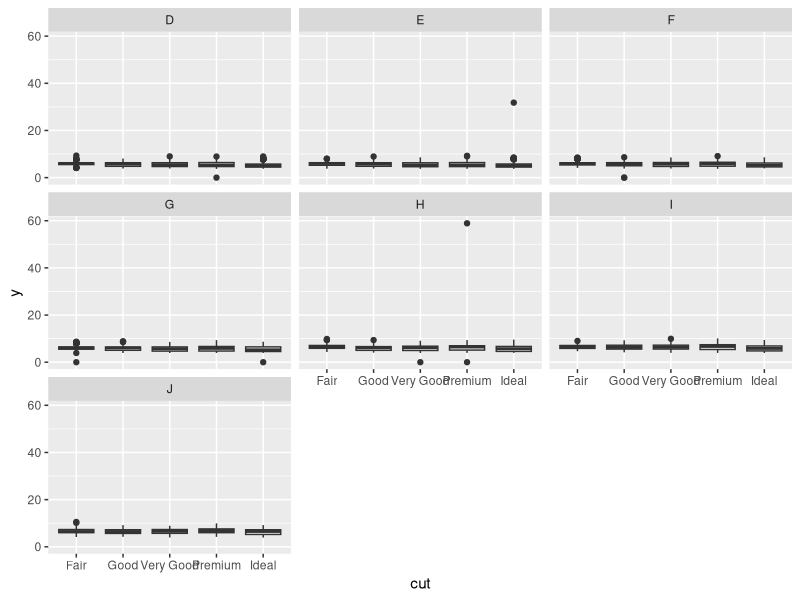

R code for this plot:
#24-0725 thu 08:15

#
library(dplyr)
library(ggplot2)
#library(tidyverse)
data()

#
diamonds |> 
  ggplot(aes(x = cut)) +
  geom_boxplot(aes(y = y)) +
  facet_wrap(.~color)

#
diamonds |> summary()
IQR(diamonds$y)
quantile(diamonds$y)
6.54-4.72
4.72 - (1.82*1.5)

